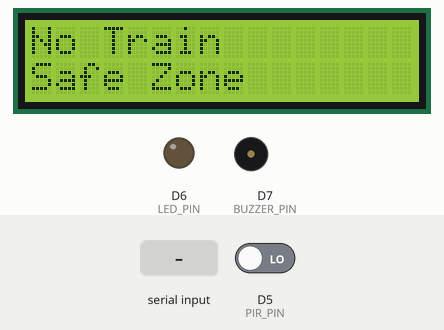
Bench run of a sketch on a simulated ESP8266 (NodeMCU). On the bench: 16×2 character LCD, output pins drawn as LEDs (lit = HIGH), buzzer (waves = sounding, pin HIGH). The inputs (shaded band) are chosen by the test bench; at power-on: D5 (PIR_PIN) LOW. What the sketch prints to the serial monitor is not drawn.

Above: at 3.2 s.
3.3 s: D5 (PIR_PIN) driven HIGH
At 4.1 s:
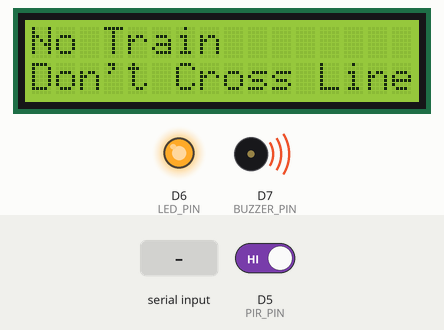
4.9 s: "1" received over Serial
At 5.9 s:
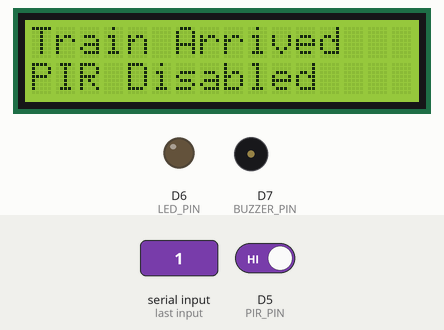
6.6 s: "0" received over Serial
At 7.7 s:
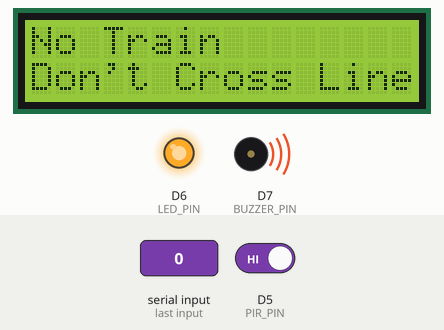
8.2 s: D5 (PIR_PIN) driven LOW
At 9.4 s:
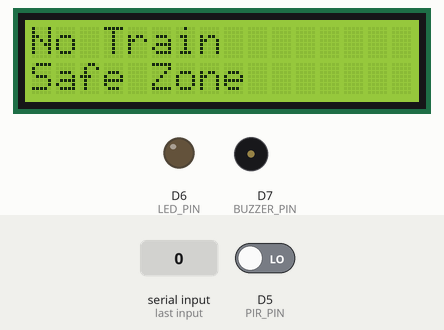
Timing chart, 0 to 10.8 s (numbered marks = the images above; inputs shaded):
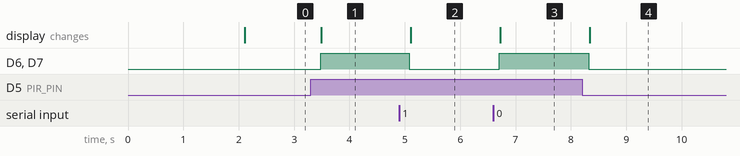

Measured:
- after the input at 3.3 s, D6 (LED_PIN), D7 (BUZZER_PIN): LOW → HIGH after 0.18 s; the display: changes after 0.19 s (image 1)
- after the input at 4.9 s, D6 (LED_PIN), D7 (BUZZER_PIN): HIGH → LOW after 0.18 s; the display: changes after 0.21 s (image 2)
- after the input at 6.6 s, D6 (LED_PIN), D7 (BUZZER_PIN): LOW → HIGH after 0.11 s; the display: changes after 0.12 s (image 3)
- after the input at 8.2 s, D6 (LED_PIN), D7 (BUZZER_PIN): HIGH → LOW after 0.12 s; the display: changes after 0.14 s (image 4)

The sketch:

iot_based_metro_station_safety_alert_system_using_esp8266.ino
```cpp
#include <Wire.h>
#include <LiquidCrystal_I2C.h>

#define PIR_PIN D5
#define LED_PIN D6
#define BUZZER_PIN D7

LiquidCrystal_I2C lcd(0x27, 16, 2);

bool trainPresent = false;

void setup() {
  Serial.begin(9600);

  pinMode(PIR_PIN, INPUT);
  pinMode(LED_PIN, OUTPUT);
  pinMode(BUZZER_PIN, OUTPUT);

  Wire.begin(D2, D1);

  lcd.init();
  lcd.backlight();

  lcd.setCursor(0, 0);
  lcd.print("Metro Safety");
  delay(2000);
  lcd.clear();
}

void loop() {

  // 📡 RECEIVE TRAIN DATA FROM PYTHON
  if (Serial.available()) {
    char data = Serial.read();

    if (data == '1') trainPresent = true;
    if (data == '0') trainPresent = false;
  }

  int motion = digitalRead(PIR_PIN);

  lcd.setCursor(0, 0);

  if (trainPresent) {
    digitalWrite(LED_PIN, LOW);
    digitalWrite(BUZZER_PIN, LOW);

    lcd.print("Train Arrived   ");
    lcd.setCursor(0, 1);
    lcd.print("PIR Disabled    ");
  }
  else {
    lcd.print("No Train        ");

    if (motion == HIGH) {
      digitalWrite(LED_PIN, HIGH);
      digitalWrite(BUZZER_PIN, HIGH);

      lcd.setCursor(0, 1);
      lcd.print("Don't Cross Line");

      Serial.println("PIR_ON");   // 🔗 send to Python
    }
    else {
      digitalWrite(LED_PIN, LOW);
      digitalWrite(BUZZER_PIN, LOW);

      lcd.setCursor(0, 1);
      lcd.print("Safe Zone       ");

      Serial.println("PIR_OFF");
    }
  }

  delay(200);
}
```
